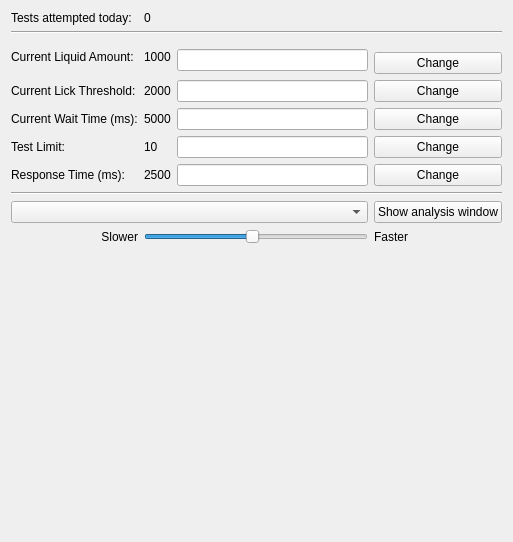
<?xml version="1.0" encoding="UTF-8"?>
<ui version="4.0">
 <class>mouseWin</class>
 <widget class="QWidget" name="mouseWin">
  <property name="geometry">
   <rect>
    <x>0</x>
    <y>0</y>
    <width>503</width>
    <height>482</height>
   </rect>
  </property>
  <property name="windowTitle">
   <string>Form</string>
  </property>
  <layout class="QGridLayout" name="gridLayout">
   <item row="0" column="0" colspan="2">
    <widget class="QLabel" name="label_5">
     <property name="text">
      <string>Tests attempted today:</string>
     </property>
    </widget>
   </item>
   <item row="0" column="2">
    <widget class="QLabel" name="test_no_disp">
     <property name="text">
      <string>0</string>
     </property>
    </widget>
   </item>
   <item row="1" column="0" colspan="5">
    <widget class="Line" name="line">
     <property name="orientation">
      <enum>Qt::Horizontal</enum>
     </property>
    </widget>
   </item>
   <item row="2" column="0" rowspan="3" colspan="2">
    <widget class="QLabel" name="label">
     <property name="text">
      <string>Current Liquid Amount:</string>
     </property>
    </widget>
   </item>
   <item row="2" column="2" rowspan="3">
    <widget class="QLabel" name="liq_am_disp">
     <property name="text">
      <string>1000</string>
     </property>
    </widget>
   </item>
   <item row="3" column="3" rowspan="2">
    <widget class="QLineEdit" name="liquidLineEdit"/>
   </item>
   <item row="4" column="4">
    <widget class="QPushButton" name="changeliquidButton">
     <property name="text">
      <string>Change</string>
     </property>
    </widget>
   </item>
   <item row="5" column="0" colspan="2">
    <widget class="QLabel" name="label_2">
     <property name="text">
      <string>Current Lick Threshold:</string>
     </property>
    </widget>
   </item>
   <item row="5" column="2">
    <widget class="QLabel" name="lick_thresh_disp">
     <property name="text">
      <string>2000</string>
     </property>
    </widget>
   </item>
   <item row="5" column="3">
    <widget class="QLineEdit" name="lickLineEdit"/>
   </item>
   <item row="5" column="4">
    <widget class="QPushButton" name="changelickButton">
     <property name="text">
      <string>Change</string>
     </property>
    </widget>
   </item>
   <item row="6" column="0" colspan="2">
    <widget class="QLabel" name="label_3">
     <property name="text">
      <string>Current Wait Time (ms):</string>
     </property>
    </widget>
   </item>
   <item row="6" column="2">
    <widget class="QLabel" name="waittime_disp">
     <property name="text">
      <string>5000</string>
     </property>
    </widget>
   </item>
   <item row="6" column="3">
    <widget class="QLineEdit" name="waittimeLineEdit"/>
   </item>
   <item row="6" column="4">
    <widget class="QPushButton" name="changewaittimeButton">
     <property name="text">
      <string>Change</string>
     </property>
    </widget>
   </item>
   <item row="7" column="0">
    <widget class="QLabel" name="label_4">
     <property name="text">
      <string>Test Limit:</string>
     </property>
    </widget>
   </item>
   <item row="7" column="2">
    <widget class="QLabel" name="test_lim_disp">
     <property name="text">
      <string>10</string>
     </property>
    </widget>
   </item>
   <item row="7" column="3">
    <widget class="QLineEdit" name="testLimLineEdit"/>
   </item>
   <item row="7" column="4">
    <widget class="QPushButton" name="changeTestLimButton">
     <property name="text">
      <string>Change</string>
     </property>
    </widget>
   </item>
   <item row="8" column="0" colspan="2">
    <widget class="QLabel" name="label_6">
     <property name="text">
      <string>Response Time (ms):</string>
     </property>
    </widget>
   </item>
   <item row="8" column="2">
    <widget class="QLabel" name="resp_disp">
     <property name="text">
      <string>2500</string>
     </property>
    </widget>
   </item>
   <item row="8" column="3">
    <widget class="QLineEdit" name="respLineEdit"/>
   </item>
   <item row="8" column="4">
    <widget class="QPushButton" name="changeRespButton">
     <property name="text">
      <string>Change</string>
     </property>
    </widget>
   </item>
   <item row="9" column="0" colspan="5">
    <widget class="Line" name="line_2">
     <property name="orientation">
      <enum>Qt::Horizontal</enum>
     </property>
    </widget>
   </item>
   <item row="10" column="0" rowspan="2" colspan="4">
    <widget class="QComboBox" name="test_select"/>
   </item>
   <item row="12" column="4">
    <widget class="QLabel" name="label_8">
     <property name="text">
      <string>Faster</string>
     </property>
     <property name="alignment">
      <set>Qt::AlignLeading|Qt::AlignLeft|Qt::AlignVCenter</set>
     </property>
    </widget>
   </item>
   <item row="13" column="0" colspan="5">
    <widget class="MplWidget" name="plotWid" native="true">
     <property name="minimumSize">
      <size>
       <width>491</width>
       <height>281</height>
      </size>
     </property>
    </widget>
   </item>
   <item row="12" column="2" colspan="2">
    <widget class="QSlider" name="speedSlider">
     <property name="minimum">
      <number>1</number>
     </property>
     <property name="maximum">
      <number>30</number>
     </property>
     <property name="sliderPosition">
      <number>15</number>
     </property>
     <property name="orientation">
      <enum>Qt::Horizontal</enum>
     </property>
     <property name="tickPosition">
      <enum>QSlider::NoTicks</enum>
     </property>
     <property name="tickInterval">
      <number>1</number>
     </property>
    </widget>
   </item>
   <item row="12" column="0" colspan="2">
    <widget class="QLabel" name="label_7">
     <property name="text">
      <string>Slower</string>
     </property>
     <property name="alignment">
      <set>Qt::AlignRight|Qt::AlignTrailing|Qt::AlignVCenter</set>
     </property>
    </widget>
   </item>
   <item row="10" column="4" rowspan="2">
    <widget class="QPushButton" name="showAnalysisButton">
     <property name="text">
      <string>Show analysis window</string>
     </property>
    </widget>
   </item>
  </layout>
 </widget>
 <customwidgets>
  <customwidget>
   <class>MplWidget</class>
   <extends>QWidget</extends>
   <header>gui.mplwidget</header>
   <container>1</container>
  </customwidget>
 </customwidgets>
 <resources/>
 <connections/>
</ui>
